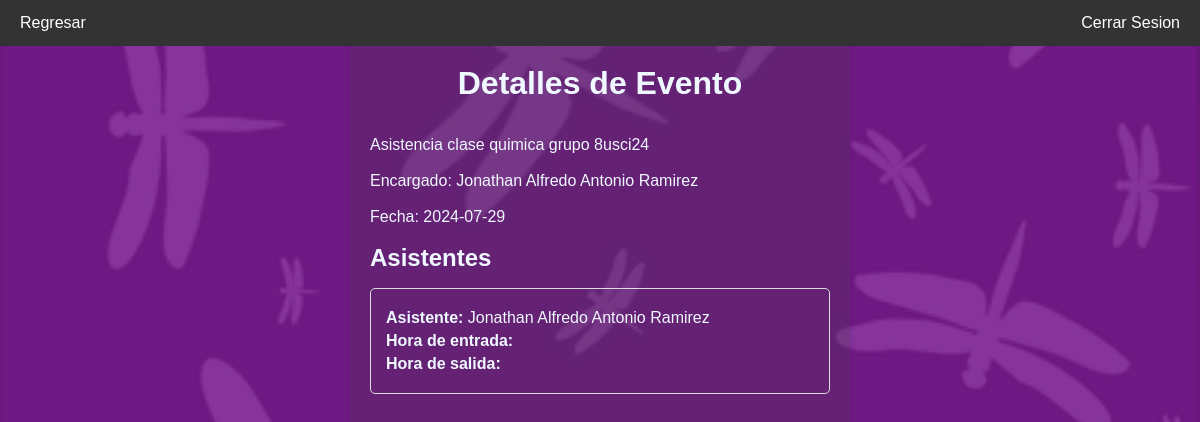
The app's page /detallesevento.php?idEvento=1 (signed in) with its own data.
### tables this page shows
CREATE TABLE `evento` (
  `idEvento` int(11) NOT NULL,
  `descripcion` varchar(100) DEFAULT NULL,
  `fecha` date DEFAULT NULL,
  `idEncargado` int(11) DEFAULT NULL
);

### detallesevento.php (the view, shortened to what this page needs)
<?php
$pdo = Database::getInstance();
$idEvento = isset($_GET['idEvento']) ? $_GET['idEvento'] : 'Desconocido';
?>
<!DOCTYPE html>
<html lang="en">
<head>
    <link rel="stylesheet" href="assets/css/base.css">
    <link rel="stylesheet" href="assets/css/layout.css">
    <link rel="stylesheet" href="assets/css/components.css">
</head>
<body>
    <?php
        try {
            $sql = "
            SELECT e.descripcion, e.fecha, CONCAT(p.nombre,' ',p.apPaterno,' ',p.apMaterno) as nombre
            FROM evento e
            JOIN persona p ON p.idPersona = e.idEncargado
            WHERE e.idEvento = :idEvento
            ";
            $stmt = $pdo->prepare($sql);
            $stmt->bindParam(':idEvento', $idEvento, PDO::PARAM_INT);
            $stmt->execute();
            $datosEvento = $stmt->fetch(PDO::FETCH_ASSOC);
        } catch (PDOException $e) {
            echo 'Query failed: ' . $e->getMessage();
        }
        try {
            $sql = "
            SELECT CONCAT(p.nombre,' ',p.apPaterno,' ',p.apMaterno) as nombre,
            a.entrada, a.salida
            FROM asistencia a
            JOIN persona p ON p.idPersona = a.idPersona
            WHERE a.idEvento = :idEvento
            ";
            $stmt = $pdo->prepare($sql);
            $stmt->bindParam(':idEvento', $idEvento, PDO::PARAM_INT);
            $stmt->execute();
            $datosAsistentes = $stmt->fetchAll(PDO::FETCH_ASSOC);
        } catch (PDOException $e) {
            echo 'Query failed: ' . $e->getMessage();
        }
    ?>
    <div class="container centered">
        <div class="card" style="text-align: left;">
            <div class="navbar">
                <a href="evento.php">Regresar</a>
                <a href='index.php?exit=true' style="float: right;">Cerrar Sesion</a>
            </div>
            <div class="title">
                <h1>Detalles de Evento</h1>
            </div>
            <br><p ><?php echo $datosEvento['descripcion'];?></p>
            <br><p >Encargado:  <?php echo $datosEvento['nombre'];?></p>
            <br><p >Fecha: <?php echo $datosEvento['fecha'];?></p>
            <br><h2>Asistentes</h2>
                <?php
                if ($datosAsistentes) {
                    foreach($datosAsistentes as $asistente);
                    echo "
                        <div class='report-card'>
                            <div class='report-details'>
                                <p><strong>Asistente:</strong> ".$asistente['nombre']."</p>
                                <p><strong>Hora de entrada:</strong> ".$asistente['entrada']."</p>
                                <p><strong>Hora de salida:</strong> ".$asistente['salida']."</p>
                            </div>
                        </div>
                        ";
                }
                ?>
        </div>
    </div>
</body>
</html>

### assets/css/base.css (style rules this page uses)
* { margin: 0; padding: 0; box-sizing: border-box; }
body { font-family: Arial, sans-serif; background-color: #cfd8dc; display: flex; justify-content: center; align-items: center; background-image: url("../imgs/fondo-morado.png"); background-repeat: no-repeat, repeat; background-size: cover; background-position: center; background-attachment: fixed; }
a { text-decoration: none; color: inherit; cursor: pointer; }
h1, h2, h3, h4, h5, h6 { margin-bottom: 1rem; }

### assets/css/layout.css (style rules this page uses)
.container { width: 100%; max-width: 1200px; margin: 0 auto; margin-top: 45px; }
.centered { display: flex; justify-content: center; align-items: center; height: 100%; }
.card { background-color: #4745483e; padding: 20px; box-shadow: 0 2px 4px rgba(0, 0, 0, 0.1); width: 100%; height: 100%; max-width: 500px; min-height: 100vh; box-sizing: border-box; color: aliceblue; }
.title { text-align: center; }
.navbar { width: 100%; background-color: #333; overflow: hidden; position: fixed; top: 0; left: 0; z-index: 1000; }
.navbar a { float: left; display: block; color: white; text-align: center; padding: 14px 20px; text-decoration: none; }

### assets/css/components.css (style rules this page uses)
.report-card { padding: 15px; margin: 10px 0; border: 1px solid #ddd; border-radius: 5px; display: flex; justify-content: space-between; align-items: center; }
.report-details { flex-grow: 1; }
.report-card p { margin: 5px 0; }

### records on screen
evento: descripcion "Asistencia clase quimica grupo 8usci24", fecha "2024-07-29"

### other values on screen
$datosEvento['nombre'] "Jonathan Alfredo Antonio Ramirez"
$asistente['nombre'] "Jonathan Alfredo Antonio Ramirez"
